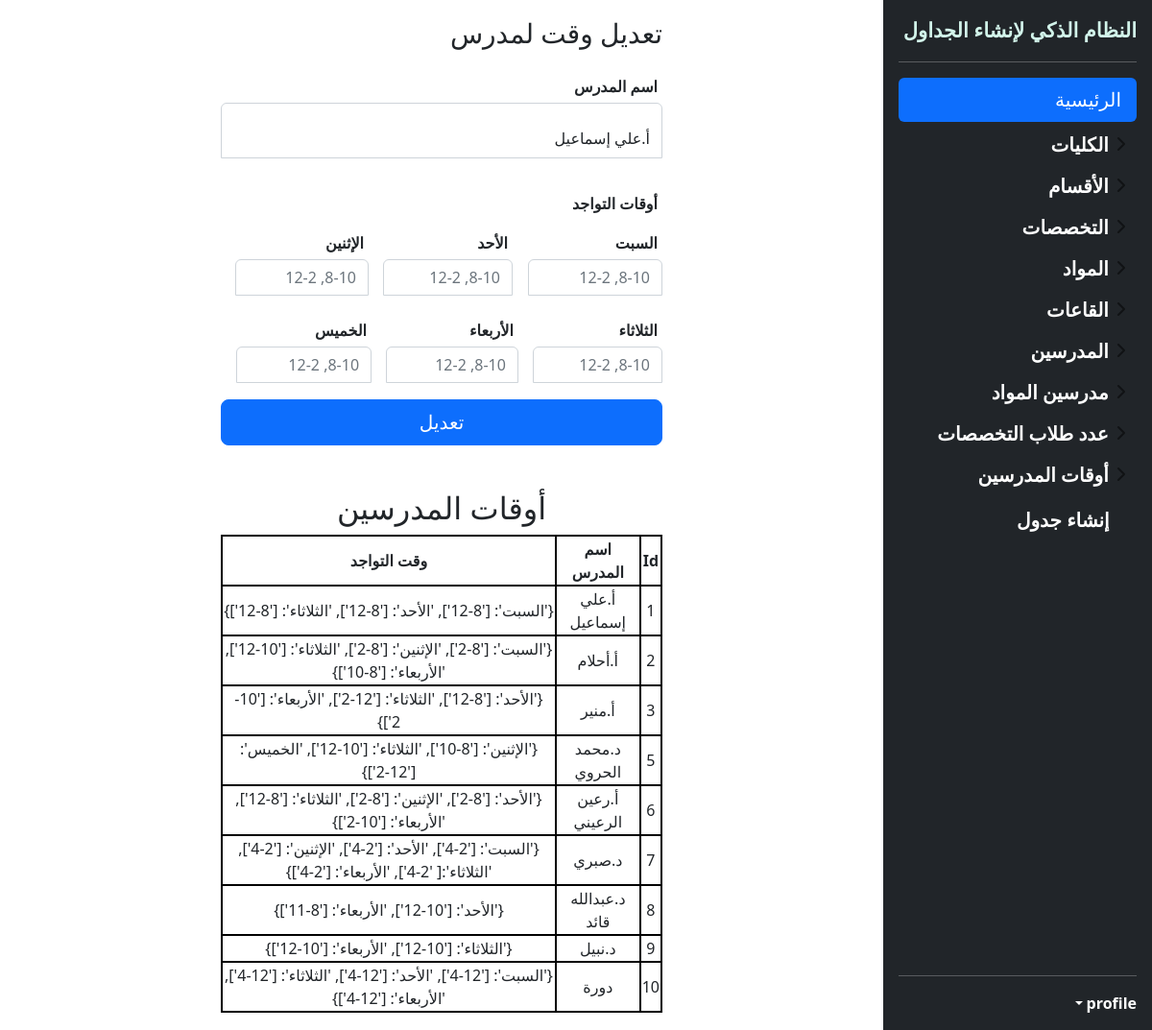
/update_time, run on an earlier commit of the app's database.
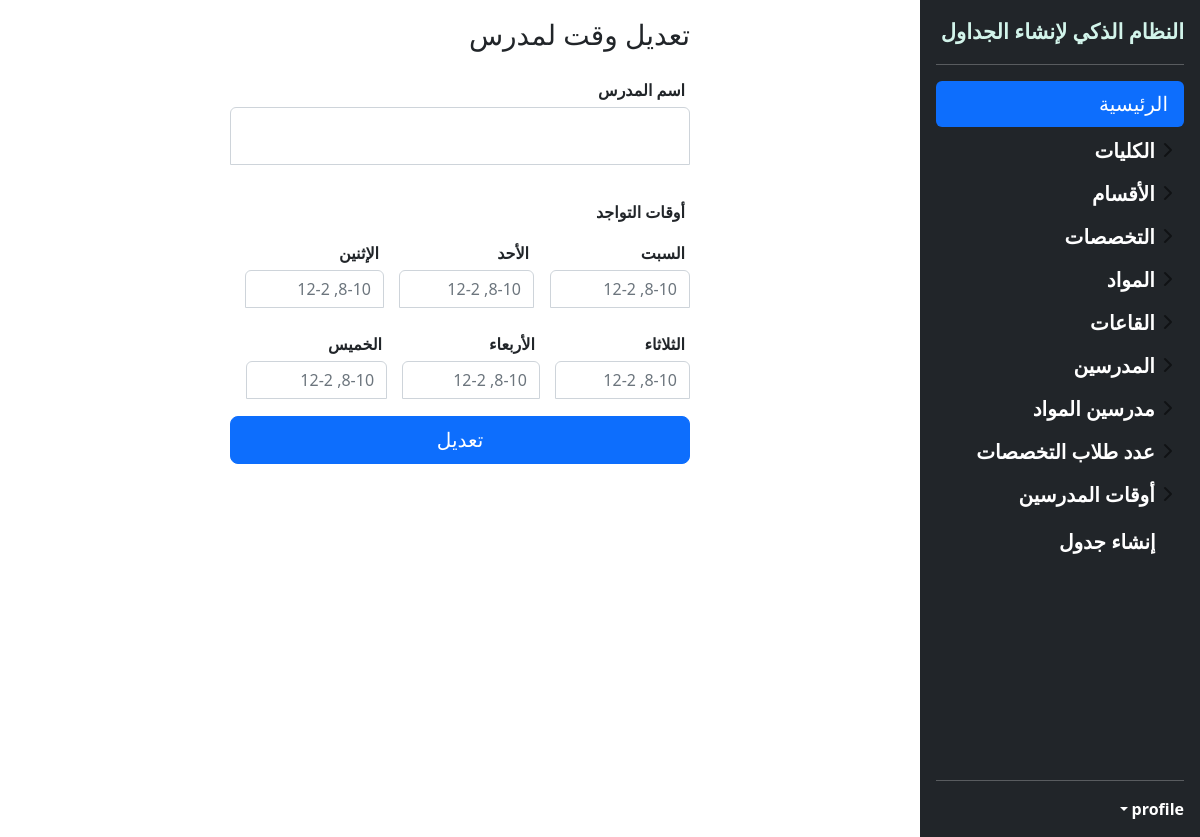
And on a later commit of the database.
### app.py (models this page shows)
class Availability(db.Model):
    time_id = db.Column(db.Integer, primary_key=True)
    teacher = db.Column(db.Integer, unique=True, nullable=False)
    ava = db.Column(db.String(500), nullable=False)

class Teacher(db.Model):
    teach_id = db.Column(db.Integer, primary_key=True)
    coll = db.Column(db.Integer, db.ForeignKey('college.coll_id'), nullable=False)
    teach_name = db.Column(db.String(50), unique=True, nullable=False)
    contract = db.Column(db.String(15), nullable=False)

### app.py (the view, shortened to what this page needs)
@app.route('/update_time', methods=['GET', 'POST'])
def update_time():
    all_times = db.session.query(Availability).all()
    all_teachers = db.session.query(Teacher).all()
    return render_template('updateTime.html', all_times=all_times, all_teachers=all_teachers)

### templates/updateTime.html
{% include 'header.html' %}
<aside class="cont">
<main class="form-signin w-50 m-auto">
  <form action="{{ url_for('update_time') }}" method="post">
    <h1 class="h3 mb-3 fw-normal">تعديل وقت لمدرس</h1>
      <label class="lab">اسم المدرس</label>
      <div class="form-floating">
      <select name="tName" class="form-control" id="floatingType">
          {% for t in all_teachers %}
              {% if t.contract == "متعاقد" %}
          <option>{{ t.teach_name }}</option>
              {% endif %}
          {% endfor %}
      </select>
    </div>
  <label class="lab av">أوقات التواجد</label>
  <div class="times">
      <div class="times2">
          <label class="lab day">السبت</label>
      <input type="text" autocomplete="off" class="form-control timIn" name="sat" id="floatingInput" placeholder="8-10, 12-2" >
  </div>
      <div class="times2">
          <label class="lab day">الأحد</label>
      <input type="text" autocomplete="off" class="form-control timIn" name="sun" id="floatingInput" placeholder="8-10, 12-2">
      </div>
      <div class="times2">
  <label class="lab day">الإثنين</label>
      <input type="text" autocomplete="off" class="form-control timIn" name="mon" id="floatingInput" placeholder="8-10, 12-2">
      </div>
  </div>
  <div class="times ti2">
      <div class="times2">
   <label class="lab day">الثلاثاء</label>
      <input type="text" autocomplete="off" class="form-control timIn" name="tue" id="floatingInput" placeholder="8-10, 12-2">
      </div>
      <div class="times2">
  <label class="lab day">الأربعاء</label>
      <input type="text" autocomplete="off" class="form-control timIn" name="wen" id="floatingInput" placeholder="8-10, 12-2">
      </div>
      <div class="times2">
    <label class="lab day">الخميس</label>
      <input type="text" autocomplete="off" class="form-control timIn" name="thu" id="floatingInput" placeholder="8-10, 12-2">
      </div>
   </div>
    <button class="w-100 btn btn-lg btn-primary" type="submit">تعديل</button>
  </form>
        <article class="data">
        {% if all_times != [] %}
            <h2>أوقات المدرسين</h2>
        <table class="tdata">
            <th>
            Id
            </th>
          <th>
                اسم المدرس
            </th>
                  <th>
                وقت التواجد
            </th>
        <tr>
        {% for ti in all_times %}
                <td>{{ ti.time_id }}</td>
                {% for t in all_teachers %}
                    {% if t.contract == "متعاقد" %}
                    {% if t.teach_id == ti.teacher %}
                    <td>{{ t.teach_name }}</td>
                    {% endif %}
                    {% endif %}
                    {% endfor %}
            <td>{{ ti.ava }}</td>
            </tr>
        {% endfor %}
            </table>
    {% endif %}
    </article>
</main>
</aside>
{% include 'footer.html' %}

What changed in the data, as far as the page shows it:
removed Availability: time_id "1", ava "{'السبت': ['8-12'], 'الأحد': ['8-12'], 'الثلاثاء': ['8-12']}"
removed Teacher: teach_name "أ.علي إسماعيل", shown under "1"
removed Availability: time_id "2", ava "{'السبت': ['8-2'], 'الإثنين': ['8-2'], 'الثلاثاء': ['10-12'], 'الأربعاء': ['8-10']}"
removed Teacher: teach_name "أ.أحلام", shown under "2"
removed Availability: time_id "3", ava "{'الأحد': ['8-12'], 'الثلاثاء': ['12-2'], 'الأربعاء': ['10-2']}"
removed Teacher: teach_name "أ.منير", shown under "3"
removed Availability: time_id "5", ava "{'الإثنين': ['8-10'], 'الثلاثاء': ['10-12'], 'الخميس': ['12-2']}"
removed Teacher: teach_name "د.محمد الحروي", shown under "5"
removed Availability: time_id "6", ava "{'الأحد': ['8-2'], 'الإثنين': ['8-2'], 'الثلاثاء': ['8-12'], 'الأربعاء': ['10-2']}"
removed Teacher: teach_name "أ.رعين الرعيني", shown under "6"
removed Availability: time_id "7", ava "{'السبت': ['2-4'], 'الأحد': ['2-4'], 'الإثنين': ['2-4'], 'الثلاثاء':[ '2-4'], 'الأربعاء': ['2-4']}"
removed Teacher: teach_name "د.صبري", shown under "7"
removed Availability: time_id "8", ava "{'الأحد': ['10-12'], 'الأربعاء': ['8-11']}"
removed Teacher: teach_name "د.عبدالله قائد", shown under "8"
removed Availability: time_id "9", ava "{'الثلاثاء': ['10-12'], 'الأربعاء': ['10-12']}"
removed Teacher: teach_name "د.نبيل", shown under "9"
removed Availability: time_id "10", ava "{'السبت': ['12-4'], 'الأحد': ['12-4'], 'الثلاثاء': ['12-4'], 'الأربعاء': ['12-4']}"
removed Teacher: teach_name "دورة", shown under "10"
Also different on the page:
form field tName: "أ.علي إسماعيل" → (not shown)
text no longer shown: "أوقات المدرسين Id اسم المدرس وقت التواجد"
